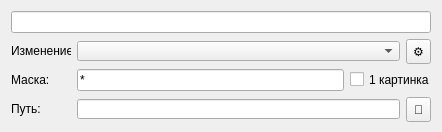
<?xml version="1.0" encoding="UTF-8"?>
<ui version="4.0">
 <class>CLayerView</class>
 <widget class="QWidget" name="CLayerView">
  <property name="geometry">
   <rect>
    <x>0</x>
    <y>0</y>
    <width>442</width>
    <height>132</height>
   </rect>
  </property>
  <property name="minimumSize">
   <size>
    <width>442</width>
    <height>132</height>
   </size>
  </property>
  <property name="maximumSize">
   <size>
    <width>16777215</width>
    <height>132</height>
   </size>
  </property>
  <property name="windowTitle">
   <string>Form</string>
  </property>
  <layout class="QVBoxLayout" name="verticalLayout">
   <item>
    <widget class="QLineEdit" name="layer_name"/>
   </item>
   <item>
    <layout class="QHBoxLayout" name="horizontalLayout_2">
     <item>
      <widget class="QLabel" name="label_2">
       <property name="minimumSize">
        <size>
         <width>60</width>
         <height>16</height>
        </size>
       </property>
       <property name="maximumSize">
        <size>
         <width>60</width>
         <height>16</height>
        </size>
       </property>
       <property name="text">
        <string>Изменение:</string>
       </property>
      </widget>
     </item>
     <item>
      <widget class="QComboBox" name="mode_choose">
       <property name="minimumSize">
        <size>
         <width>0</width>
         <height>20</height>
        </size>
       </property>
       <property name="maximumSize">
        <size>
         <width>16777215</width>
         <height>20</height>
        </size>
       </property>
       <property name="currentIndex">
        <number>-1</number>
       </property>
       <property name="placeholderText">
        <string>...</string>
       </property>
       <property name="modelColumn">
        <number>0</number>
       </property>
       <item>
        <property name="text">
         <string>Неизменяемый</string>
        </property>
       </item>
       <item>
        <property name="text">
         <string>Перебор картинок</string>
        </property>
       </item>
       <item>
        <property name="text">
         <string>Перебор цветов</string>
        </property>
       </item>
      </widget>
     </item>
     <item>
      <widget class="QToolButton" name="settings">
       <property name="minimumSize">
        <size>
         <width>25</width>
         <height>25</height>
        </size>
       </property>
       <property name="maximumSize">
        <size>
         <width>25</width>
         <height>25</height>
        </size>
       </property>
       <property name="text">
        <string>⚙</string>
       </property>
      </widget>
     </item>
    </layout>
   </item>
   <item>
    <layout class="QHBoxLayout" name="horizontalLayout_3">
     <item>
      <widget class="QLabel" name="label_3">
       <property name="minimumSize">
        <size>
         <width>60</width>
         <height>16</height>
        </size>
       </property>
       <property name="maximumSize">
        <size>
         <width>60</width>
         <height>16</height>
        </size>
       </property>
       <property name="text">
        <string>Маска:</string>
       </property>
      </widget>
     </item>
     <item>
      <widget class="QLineEdit" name="file_mask">
       <property name="text">
        <string>*</string>
       </property>
      </widget>
     </item>
     <item>
      <widget class="QCheckBox" name="one_file_">
       <property name="minimumSize">
        <size>
         <width>81</width>
         <height>17</height>
        </size>
       </property>
       <property name="maximumSize">
        <size>
         <width>81</width>
         <height>17</height>
        </size>
       </property>
       <property name="text">
        <string>1 картинка</string>
       </property>
      </widget>
     </item>
    </layout>
   </item>
   <item>
    <layout class="QHBoxLayout" name="horizontalLayout">
     <item>
      <widget class="QLabel" name="label">
       <property name="minimumSize">
        <size>
         <width>60</width>
         <height>16</height>
        </size>
       </property>
       <property name="maximumSize">
        <size>
         <width>60</width>
         <height>16</height>
        </size>
       </property>
       <property name="text">
        <string>Путь:</string>
       </property>
      </widget>
     </item>
     <item>
      <widget class="QLineEdit" name="path_edit">
       <property name="minimumSize">
        <size>
         <width>0</width>
         <height>20</height>
        </size>
       </property>
       <property name="maximumSize">
        <size>
         <width>16777215</width>
         <height>20</height>
        </size>
       </property>
       <property name="inputMask">
        <string notr="true"/>
       </property>
       <property name="text">
        <string notr="true"/>
       </property>
      </widget>
     </item>
     <item>
      <widget class="QToolButton" name="path_choose">
       <property name="minimumSize">
        <size>
         <width>25</width>
         <height>25</height>
        </size>
       </property>
       <property name="maximumSize">
        <size>
         <width>25</width>
         <height>25</height>
        </size>
       </property>
       <property name="text">
        <string>📂</string>
       </property>
      </widget>
     </item>
    </layout>
   </item>
  </layout>
 </widget>
 <resources/>
 <connections/>
</ui>
